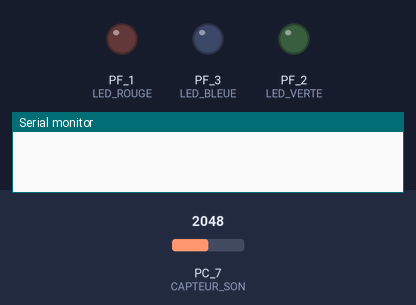
The sketch below on a simulated TI Tiva C LaunchPad. Parts: output pins drawn as LEDs (lit = HIGH), the last lines printed to the serial monitor. Inputs (shaded band) come from the test bench; at power-on: PC_7 (CAPTEUR_SON) = 2048.

Above: at 0.0 s.
At 1.1 s:
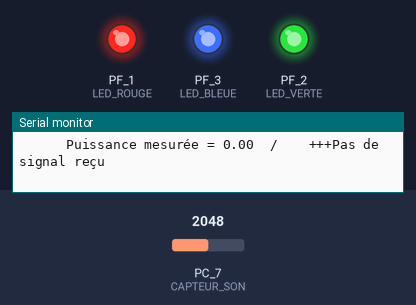
Timing chart, 0 to 2.6 s (numbered marks = the images above):
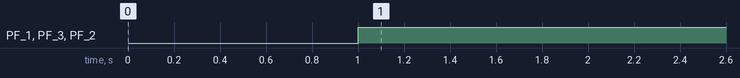

Measured:
- by itself, PF_1 (LED_ROUGE), PF_3 (LED_BLEUE), PF_2 (LED_VERTE): LOW → HIGH at 1.0 s

The sketch:

mesure_son.ino
```cpp
//-----------------------------------------------------------------------------
//
// Mesure du niveau sonore (Capteur microphone electret).
//
//  Lire les commentaires pour comprendre le programme. Remplacer les "????" par
//  une valeur ou un code adéquat avant d'executer le programme.
//  Ne pas modifier les lignes qui ne comportent pas de "????"
//-----------------------------------------------------------------------------

// Definition des fonctions de la librairie
//------------------------------------------
void  Init_CaptSon(void);
float Mesure_PuissanceSon(void);


//  LED tricolore de la carte AFFICHEUR
//------------------------------------------
#define   LED_ROUGE   PF_1
#define   LED_VERTE   PF_2
#define   LED_BLEUE   PF_3


void setup()
//-----------------------------------------------------
// Fonction d'initialisation du programme Energia
//-----------------------------------------------------
{
  // Initialisation de la vitesse du port serie de la console à 9600 bauds
  Serial.begin(9600);
  // Appel du la fonction librairie pour initialiser le capteur
  Init_CaptSon();

  pinMode(LED_ROUGE, OUTPUT);
  pinMode(LED_VERTE, OUTPUT);
  pinMode(LED_BLEUE, OUTPUT);
}

//-------------------------------------------------------------
// Définir le seuil de puissance à x% de la puissance
// maximale en fonction des caractéristiques du convertisseur
// A/D de la carte TIVA
//-------------------------------------------------------------
#define   POWER_MAXIMUM   (20e3)
#define   POWER_SEUIL_FORT  (80e3)
#define   POWER_SEUIL_RIEN  (40e3)
void loop()
//-----------------------------------------------------
// Fonction principale du programme Energia
//-----------------------------------------------------
{
  // Déclaration de variables
  float powerSon;   // puissance du Son
  int   etat_led_rouge, etat_led_vert, etat_led_bleu;

  Serial.println(" ");
  Serial.println("--- Mesure du niveau sonore ---");

  // Appeler la fonction Mesure_PuissanceSon()
  powerSon = Mesure_PuissanceSon();

  Serial.print("      Puissance mesurée = ");
  Serial.print(powerSon);   Serial.print("  /   ");

  // Tester la valeur retournée
  if (powerSon < POWER_SEUIL_RIEN) {
    // puissance trop faible = pas de signal
    // allumer la LED en Blanc,
    etat_led_rouge = HIGH;
    etat_led_vert = HIGH;
    etat_led_bleu = HIGH;
    Serial.println(" +++Pas de signal reçu");
  }
  else if (powerSon >= POWER_SEUIL_RIEN) {
    // Il y a un signal de puissance acceptable
    // allumer la LED en Jaune,
    etat_led_rouge =HIGH;
    etat_led_vert = HIGH;
    etat_led_bleu = LOW;
    Serial.println("   Signal de puissance raisonnable");
  }
  else {
    // Il y a un signal de puissance trop important
    // allumer la LED en Rouge,
    Serial.println("   Signal de puissance trop importante");
    etat_led_rouge=HIGH;
    etat_led_bleu = LOW;
    etat_led_vert = LOW;
  }
  Serial.println("  ");

  digitalWrite(LED_ROUGE, etat_led_rouge);
  digitalWrite(LED_VERTE, etat_led_vert);
  digitalWrite(LED_BLEUE, etat_led_bleu);

  // Il faut laisser 2 seconde entre deux lectures du capteur
  delay(2000);
}


//--------------------------------------------------------------------
// Définir ici sur quel port du µC vous avez connecté le capteur son
//--------------------------------------------------------------------
// Remplacer dans la ligne ci-dessous ???? par le numéro du Port. Par Ex PC_7
#define CAPTEUR_SON   PC_7


//---------------------------------------------------------------
// Définir ici les parametres d'echantillonnage
// Les indications de limites sont dictées par les paramètres de
// la carte TIVA utilisée (memoire = 32 KBytes, Frequence max de
// la fonction 'analogRead' = 10 KHz)
//---------------------------------------------------------------
//  Choisir la frequence d'echantillonnage en KHz (entre  1 et 8)
#define   FREQ_ECH  1

// Definir la duree du signal en secondes (1 à 4) et
// calculer la taille des echantillons en fonction de la fréquence
#define   DUREE_SIGNAL  1
#define   SIZE_BUFF (DUREE_SIGNAL * FREQ_ECH*1000) /* fonction de DUREE_SIGNAL et FREQ_ECH */

// Definir la fenetre pour le calcul de la puissance (duree en ms < 20)
#define   DUREE_DEMI_FEN  10
// Calculer le nombre d'echantillons correspondant K
#define   LEN_K (DUREE_DEMI_FEN * FREQ_ECH)   /* fonction de DUREE_DEMI_FEN et FREQ_ECH */


//  Calcul automatique de la periode d'echantillonnage en micro-secondes
//  Voir la fonction micros()
#define   TIME_ECH  (1000/FREQ_ECH)
//  Buffer des échantillons (nombres entiers 16 bits)
short Buffer_Ech[SIZE_BUFF];
//  Buffer de la Puissance instantannée du signal
float Pwr_Inst[SIZE_BUFF];
// Buffer de depassement du seuil de la Puissance instantannée
// (Enlever le commentaire pour faire la partie optionnelle)
//char  PwrDepass[SIZE_BUFF];
// Definition de la duree minimale d'un son penible (Pinst > Seuil)
#define   DUREE_PENIBLE   500   /* en ms. 500 = 0.5 sec */
// Nombre d'echantillons correspondant à cette duree
#define   LEN_SON_PENIBLE   (DUREE_PENIBLE*FREQ_ECH)
#define   LEN_SON_FAIBLE    (LEN_SON_PENIBLE/2)


void  Lecture_BufferSon(void);


float Mesure_PuissanceSon(void)
//------------------------------------------------------------------------------
// Parametre en entree  : rien
// Parametre en sortie  : la puissance moyenne calculée
//------------------------------------------------------------------------------
{ // il faut utiliser les variables définies
      float puiss_moy, puiss_sum, sumfen, pval;
      int   val_moy, n, k;
      // ajouter des variables pour votre algo
      int pCount;
      int puiss_inst;
      puiss_inst =0;
      int K = LEN_K;
      pCount = 0;
      puiss_sum =0;
      // lire un buffer du signal sonore en appelant la fonction Lecture_BufferSon
      Lecture_BufferSon();
      // Faire ici votre algorithme de Matlab
      // Calcul de la puissance instantanee puis la puissance moyenne
      // Remarque: le convertisseur A/D du µC donne un signal
      // entre 0v et Vdd. Donc, il faut recentrer le signal en soustrayant la moyenne a la valeur du buffer
      for(int i=0; i<=SIZE_BUFF-1;i++){
        val_moy += Buffer_Ech[i];
      }
      val_moy = val_moy/SIZE_BUFF;
      //On recentre le signal
      for(int i=0;i<=SIZE_BUFF -1;i++){
        Buffer_Ech[i] = Buffer_Ech[i]-val_moy;
      }
      puiss_sum = 0;
      for(n= K; n<= SIZE_BUFF - K-1;n++){

          sumfen =0;
          for(k=n-LEN_K; k<=n+LEN_K; k++) {
              pval = Buffer_Ech[k];
              sumfen += pval * pval;
          }
          puiss_inst= sumfen / (2*LEN_K+1);
          puiss_sum += puiss_inst;
          pCount+=1;
          Pwr_Inst[n] = puiss_inst;
      }
      // Partie optionnelle
      //--------------------
      // Calculer le vecteur de dépassement de la puissance instantanee
      // par rapport au seuil (POWER_SEUIL_FORT) et indiquer par un
      // message si le depassement dure plus de DUREE_PENIBLE
      puiss_moy = puiss_sum/(pCount);
      // Retourner la puissance moyenne
      return puiss_moy;
}

void  Lecture_BufferSon(void)
//------------------------------------------------------------------------------
// Parametre en entree  : rien    // Parametre en sortie  : rien
// Les informations sont dans des variables globales
//------------------------------------------------------------------------------
{ // vous n'avez pas besoin d'ajouter de variables dans cette fonction

  unsigned long curtime, nextime;   short nb_ech, val_ech;
  nb_ech =0;
  curtime = micros();
  nextime = TIME_ECH;
  // Voir l'aide en ligne de la fonction 'micros()' de Energia
  // initialiser le prochain temps d'echantillonnage (nextime)
  // faire une boucle qui attend la lecture des 'SIZE_BUFF' echantillons
  while (nb_ech <= SIZE_BUFF){
    curtime = micros();
    // attendre le prochain temps d'echantillonnage en testant si
    if(curtime >= nextime){
       // le temps actuel (curtime) a atteind ce prochain temps (nextime)
       // lire un echantillon et le mettre dans le buffer Buffer_Ech[]
       val_ech = analogRead(CAPTEUR_SON);
      Buffer_Ech[nb_ech] = val_ech;
      // actualiser le nombre d'échantillons lus (nb_ech)
      nb_ech +=1;
      // calculer le prochain temps d'echantillonnage (nextime)
      nextime += TIME_ECH;
    }

  }
  return;
}

void  Init_CaptSon(void)
//------------------------------------------------------------------------------
// Parametre en entree : rien   // Parametre en sortie : rien
//------------------------------------------------------------------------------
{ // configure le port en entrée
  pinMode(CAPTEUR_SON, INPUT);
}
```
